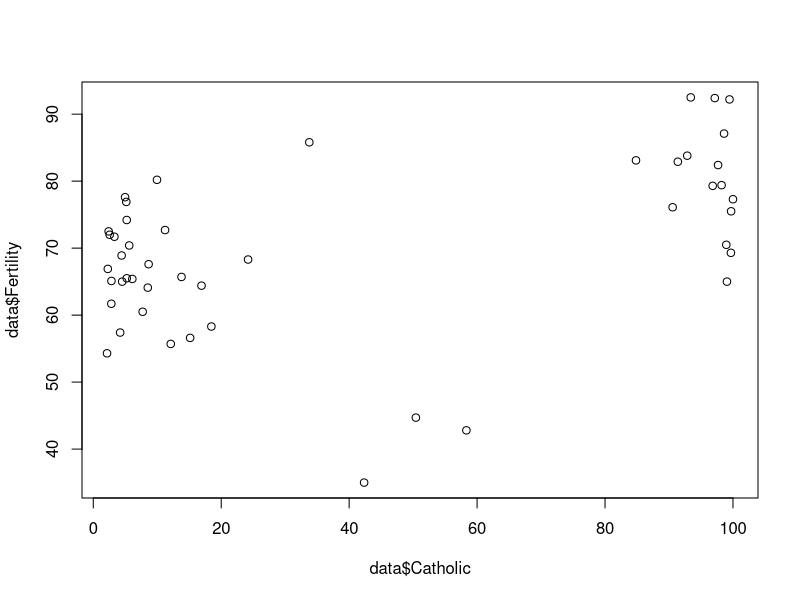
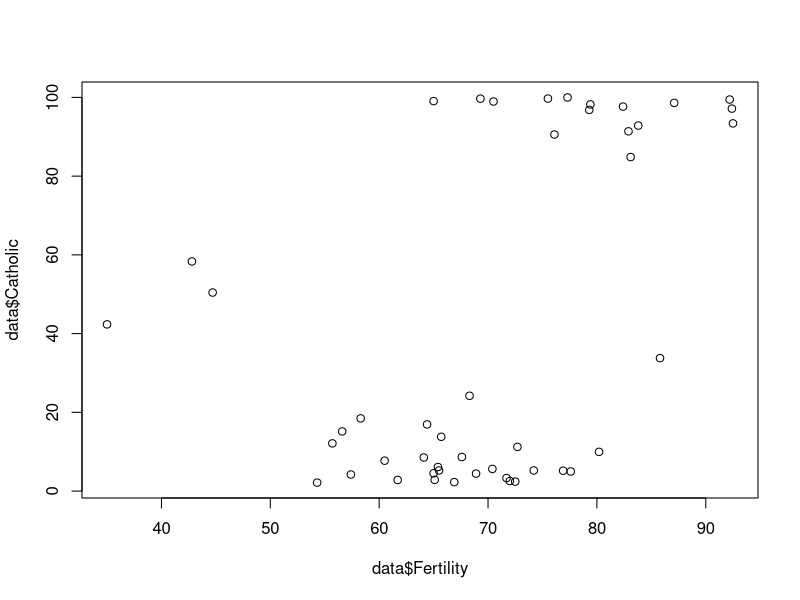
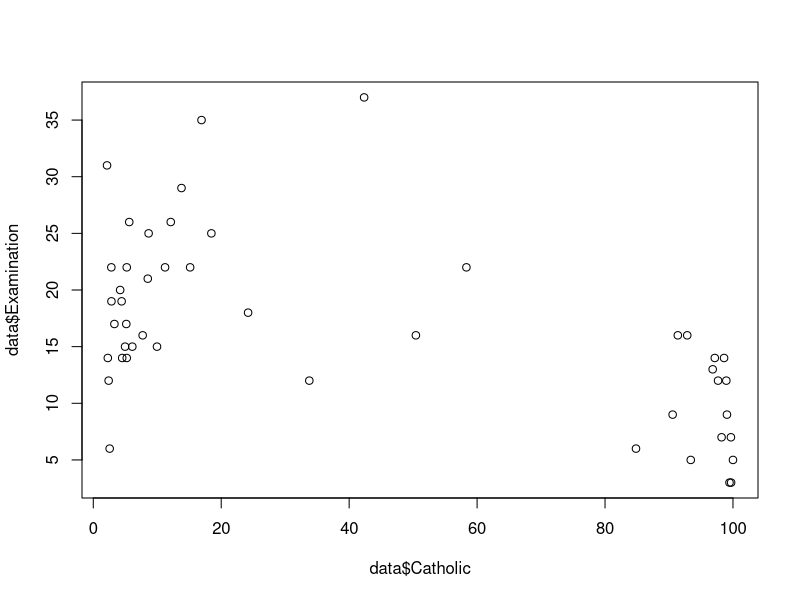
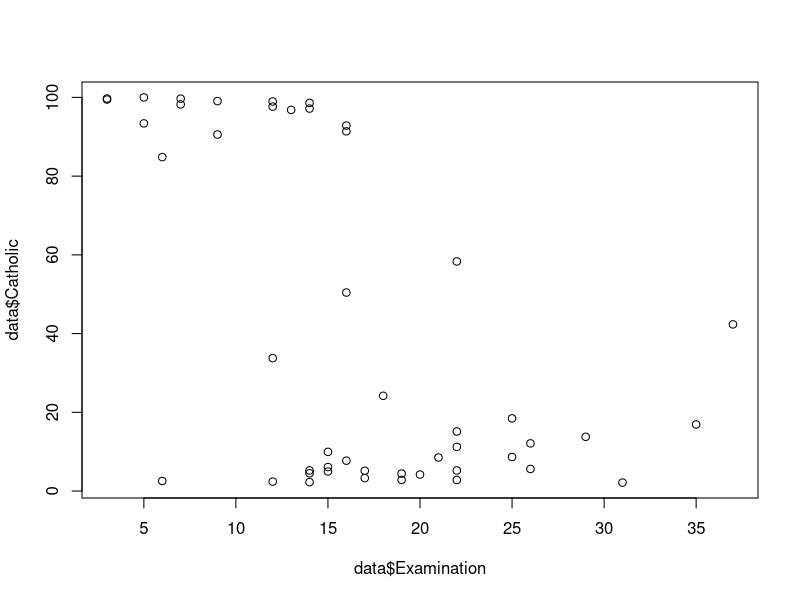

The R script that drew these images, in order:
library("lmtest")
library("GGally")
library("car")

data = swiss
help(swiss)

#Первая модель
plot(data$Catholic, data$Fertility)
plot(data$Fertility, data$Catholic)

#Вторая модель
plot(data$Catholic, data$Examination)
plot(data$Examination, data$Catholic)

#Дисперсия и СКО
var(data$Catholic)
sd(data$Catholic)
var(data$Fertility)
sd(data$Fertility)
var(data$Examination)
sd(data$Examination)

#Среднее значение переменных
mean(data$Catholic)
mean(data$Fertility)
mean(data$Examination)

#Линейная регрессия

#Модель плохая, т.к. R^2 < 30%
#Взаимосвязь между объясняемой и объясняющей переменной плохая, практически отсутствует
model1 = lm(Catholic ~ Fertility, data)
model1
summary(model1)

model2 = lm(Fertility ~ Catholic, data)
model2
summary(model2)

#Модель хорошая, т.к. R^2 > 30%
#Взаимосвязь между объясняемой и объясняющей переменной присутствует
model3 = lm(Catholic ~ Examination, data)
model3
summary(model3)

model4 = lm(Examination ~ Catholic, data)
model4
summary(model4)
